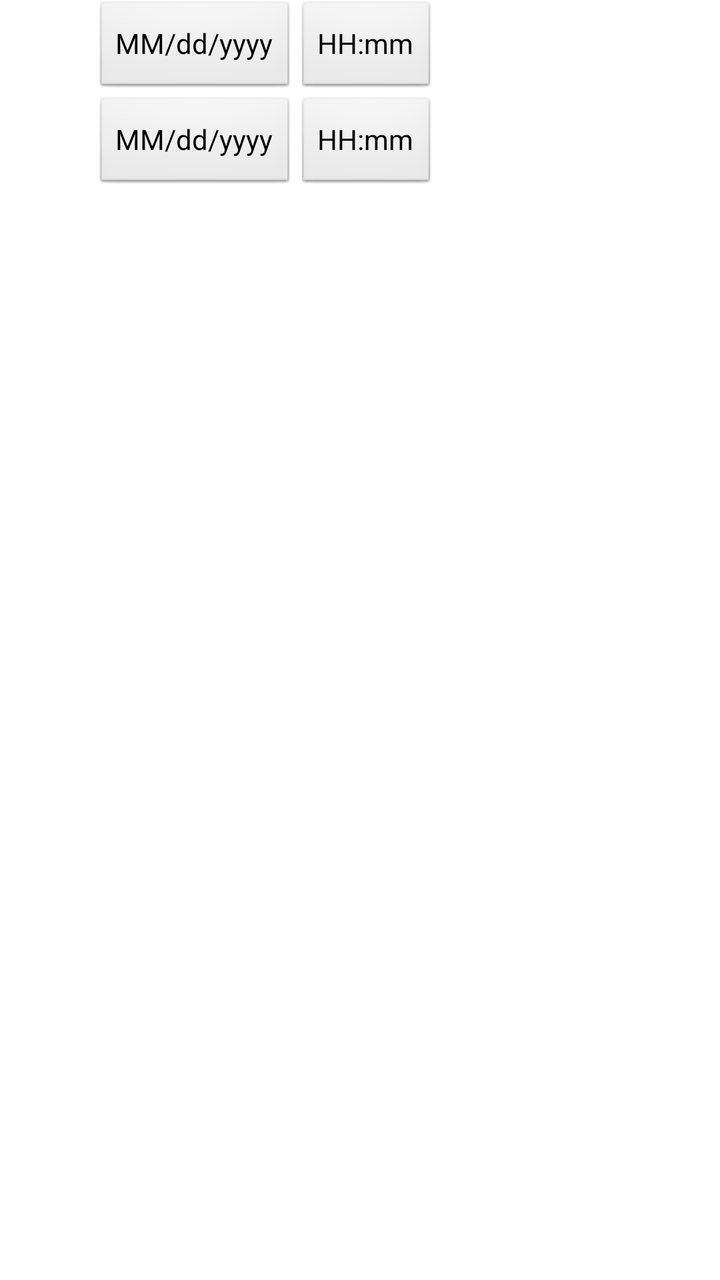
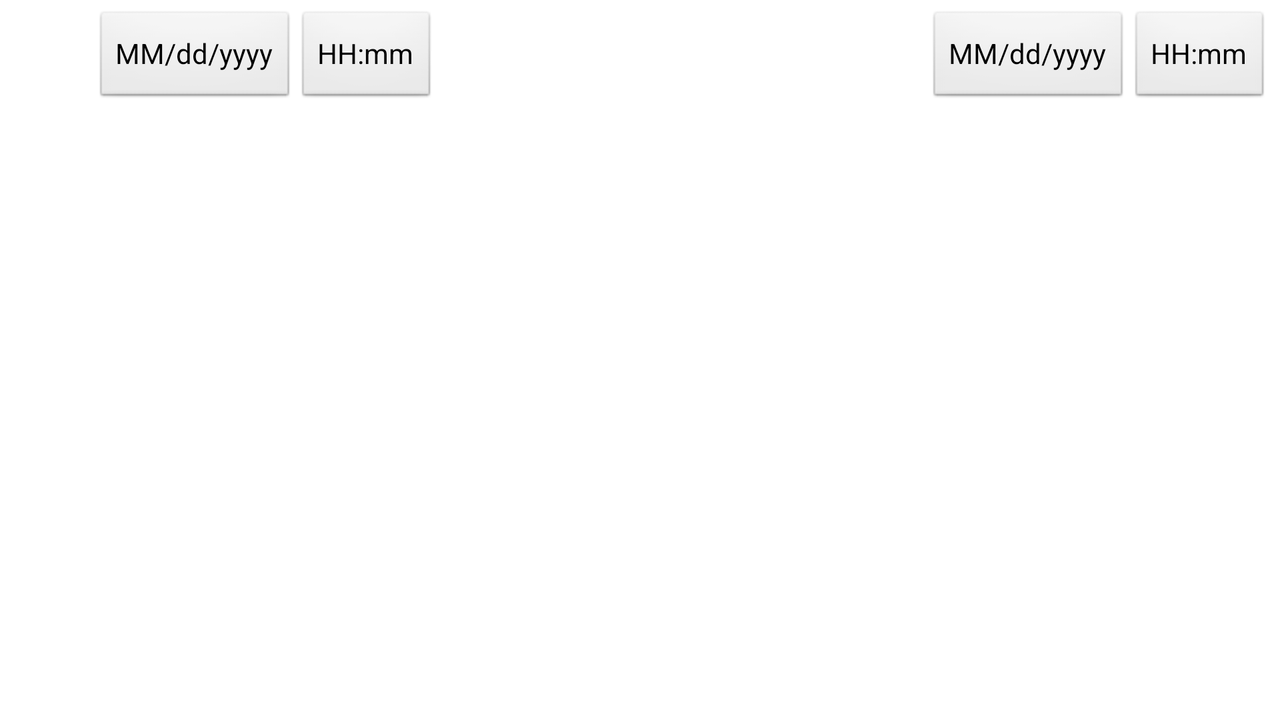

First picture: res/layout/ on a phone held upright. Second picture: the repository's own variant of that layout, on a device whose configuration matches the variant's folder. Source for both follows.
<!-- AndroidManifest.xml: application theme android:Theme.NoDisplay -->
<!-- res/layout/dive_list_search.xml -->
<?xml version="1.0" encoding="utf-8"?>
<LinearLayout xmlns:android="http://schemas.android.com/apk/res/android"
    android:layout_width="match_parent"
    android:layout_height="match_parent"
    android:orientation="vertical" >

    <RelativeLayout
        android:id="@+id/dateFilterLayout"
        android:layout_width="match_parent"
        android:layout_height="wrap_content" >

        <Button
            android:id="@+id/hackButton"
            android:layout_width="2dip"
            android:layout_height="wrap_content"
            android:layout_alignParentLeft="true"
            android:layout_alignParentTop="true"
            android:visibility="invisible" />

        <TextView
            android:id="@+id/fromText"
            android:layout_width="wrap_content"
            android:layout_height="wrap_content"
            android:layout_alignBaseline="@id/hackButton"
            android:layout_alignParentLeft="true"
            android:paddingLeft="@dimen/default_margin"
            android:text="@string/search_date_from"
            android:textAppearance="?android:attr/textAppearanceMedium"
            android:textStyle="bold" />

        <Button
            android:id="@+id/buttonFromDate"
            android:layout_width="wrap_content"
            android:layout_height="wrap_content"
            android:layout_alignParentTop="true"
            android:layout_toRightOf="@id/fromText"
            android:text="@string/date_format_short" />

        <Button
            android:id="@+id/buttonFromHour"
            android:layout_width="wrap_content"
            android:layout_height="wrap_content"
            android:layout_alignParentTop="true"
            android:layout_toRightOf="@id/buttonFromDate"
            android:text="@string/date_format_time" />

        <Button
            android:id="@+id/buttonToDate"
            android:layout_width="wrap_content"
            android:layout_height="wrap_content"
            android:layout_alignLeft="@+id/buttonFromDate"
            android:layout_below="@+id/buttonFromDate"
            android:text="@string/date_format_short" />

        <Button
            android:id="@+id/buttonToHour"
            android:layout_width="wrap_content"
            android:layout_height="wrap_content"
            android:layout_alignLeft="@+id/buttonFromHour"
            android:layout_below="@+id/buttonFromDate"
            android:text="@string/date_format_time" />

        <TextView
            android:layout_width="wrap_content"
            android:layout_height="wrap_content"
            android:layout_alignBaseline="@id/buttonToDate"
            android:layout_alignLeft="@id/fromText"
            android:paddingLeft="@dimen/default_margin"
            android:text="@string/search_date_to"
            android:textAppearance="?android:attr/textAppearanceMedium"
            android:textStyle="bold" />
    </RelativeLayout>

    <ListView
        android:id="@android:id/list"
        android:layout_width="match_parent"
        android:layout_height="0dip"
        android:layout_weight="1"
        android:choiceMode="none"
        android:textFilterEnabled="true" />

    <TextView
        android:id="@android:id/empty"
        android:layout_width="match_parent"
        android:layout_height="match_parent"
        android:gravity="center"
        android:text="@string/home_dive_list_empty"
        android:textAppearance="?android:attr/textAppearanceLarge" />

</LinearLayout>
<!-- resources referenced by this layout -->
<resources>
  <dimen name="default_margin">5dp</dimen>
  <string name="date_format_short">MM/dd/yyyy</string>
  <string name="date_format_time">HH:mm</string>
  <string name="home_dive_list_empty">No dives</string>
  <string name="search_date_from">From</string>
  <string name="search_date_to">To</string>
</resources>
<!-- res/layout-land/dive_list_search.xml (the repository's variant of the layout above) -->
<!-- drawn on the phone turned sideways -->
<?xml version="1.0" encoding="utf-8"?>
<LinearLayout xmlns:android="http://schemas.android.com/apk/res/android"
    android:layout_width="match_parent"
    android:layout_height="match_parent"
    android:layout_margin="5dip"
    android:orientation="vertical" >

    <RelativeLayout
        android:id="@+id/dateFilterLayout"
        android:layout_width="match_parent"
        android:layout_height="wrap_content" >

        <Button
            android:id="@+id/hackButton"
            android:layout_width="2dip"
            android:layout_height="wrap_content"
            android:layout_alignParentLeft="true"
            android:layout_alignParentTop="true"
            android:visibility="invisible" />

        <TextView
            android:id="@+id/fromText"
            android:layout_width="wrap_content"
            android:layout_height="wrap_content"
            android:layout_alignBaseline="@id/hackButton"
            android:layout_alignParentLeft="true"
            android:text="@string/search_date_from"
            android:textAppearance="?android:attr/textAppearanceMedium"
            android:textStyle="bold" />

        <Button
            android:id="@+id/buttonFromDate"
            android:layout_width="wrap_content"
            android:layout_height="wrap_content"
            android:layout_alignParentTop="true"
            android:layout_toRightOf="@id/fromText"
            android:text="@string/date_format_short" />

        <Button
            android:id="@+id/buttonFromHour"
            android:layout_width="wrap_content"
            android:layout_height="wrap_content"
            android:layout_alignParentTop="true"
            android:layout_toRightOf="@id/buttonFromDate"
            android:text="@string/date_format_time" />

        <TextView
            android:id="@+id/toText"
            android:layout_width="wrap_content"
            android:layout_height="wrap_content"
            android:layout_alignBaseline="@id/hackButton"
            android:layout_toLeftOf="@id/buttonToDate"
            android:text="@string/search_date_to"
            android:textAppearance="?android:attr/textAppearanceMedium"
            android:textStyle="bold" />

        <Button
            android:id="@+id/buttonToDate"
            android:layout_width="wrap_content"
            android:layout_height="wrap_content"
            android:layout_alignParentTop="true"
            android:layout_toLeftOf="@id/buttonToHour"
            android:text="@string/date_format_short" />

        <Button
            android:id="@+id/buttonToHour"
            android:layout_width="wrap_content"
            android:layout_height="wrap_content"
            android:layout_alignParentRight="true"
            android:layout_alignParentTop="true"
            android:text="@string/date_format_time" />
    </RelativeLayout>

    <ListView
        android:id="@android:id/list"
        android:layout_width="match_parent"
        android:layout_height="0dip"
        android:layout_weight="1"
        android:choiceMode="multipleChoice"
        android:textFilterEnabled="true" />

    <TextView
        android:id="@android:id/empty"
        android:layout_width="match_parent"
        android:layout_height="match_parent"
        android:gravity="center"
        android:text="@string/home_dive_list_empty"
        android:textAppearance="?android:attr/textAppearanceLarge" />

</LinearLayout>
<!-- resources referenced by the variant -->
<!-- as the phone turned sideways resolves them -->
<resources>
  <string name="date_format_short">MM/dd/yyyy</string>
  <string name="date_format_time">HH:mm</string>
  <string name="home_dive_list_empty">No dives</string>
  <string name="search_date_from">From</string>
  <string name="search_date_to">To</string>
</resources>
